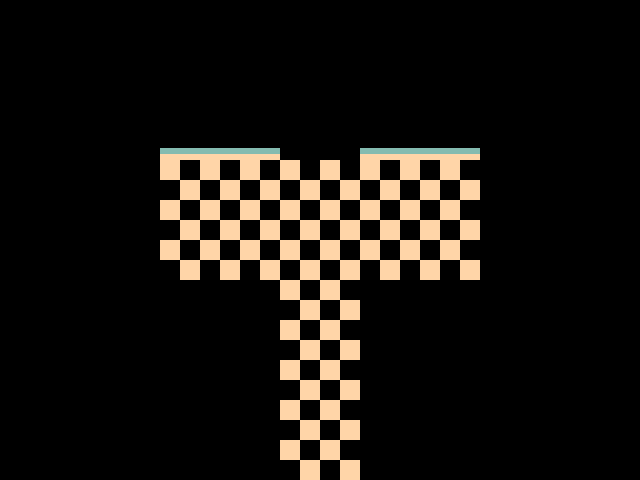

This game map was drawn from its Tiled (.tmx) file and the tilesets committed beside it. A one-line description and the full map source follow:
An orthogonal 16x12 tile map with 40x40 px tiles, 1 tile layer (floor) and 12 objects (2x greenroom_wall, greenroom_floor, transition, entry, spawn).

<map version="1.10" tiledversion="1.10.2" orientation="orthogonal" renderorder="right-down" width="16" height="12" tilewidth="40" tileheight="40" infinite="0" nextlayerid="7" nextobjectid="16">
 <editorsettings>
  <export target="data.lua" format="lua" />
 </editorsettings>
 <properties>
  <property name="border" value="green_room" />
  <property name="music" value="deltarune/greenroom_detune" />
  <property name="quietpipis" type="bool" value="true" />
 </properties>
 <tileset firstgid="1" source="../../../tilesets/ch3_dw_tvland_stage.tsx" />
 <objectgroup id="5" name="objects_floor">
  <object id="11" name="greenroom_floor" x="0" y="0" width="40" height="40" />
 </objectgroup>
 <layer id="1" name="floor" width="16" height="12">
  <data encoding="csv">
36,36,36,36,36,36,36,36,36,36,36,36,36,36,36,36,
36,36,36,36,0,0,0,36,36,0,0,0,36,36,36,36,
36,36,36,36,0,0,0,36,36,0,0,0,36,36,36,36,
36,36,36,36,259,259,259,36,36,259,259,259,36,36,36,36,
36,36,36,36,236,236,236,236,236,236,236,236,36,36,36,36,
36,36,36,36,236,236,236,236,236,236,236,236,36,36,36,36,
36,36,36,36,236,236,236,236,236,236,236,236,36,36,36,36,
36,36,36,36,36,36,36,236,236,36,36,36,36,36,36,36,
36,36,36,36,36,36,36,236,236,36,36,36,36,36,36,36,
36,36,36,36,36,36,36,236,236,36,36,36,36,36,36,36,
36,36,36,36,36,36,36,236,236,36,36,36,36,36,36,36,
36,36,36,36,36,36,36,236,236,36,36,36,36,36,36,36
</data>
 </layer>
 <objectgroup id="6" name="objects_below">
  <object id="13" name="greenroom_wall" x="160" y="40" width="120" height="120" />
  <object id="14" name="greenroom_wall" x="360" y="40" width="120" height="120" />
 </objectgroup>
 <objectgroup color="#ff00ff" id="2" name="objects_party">
  <object id="1" name="transition" x="280" y="100" width="80" height="40">
   <properties>
    <property name="exit_delay" type="float" value="0.3" />
    <property name="exit_sound" value="doorclose" />
    <property name="map" value="floortv/mike/entrance_1" />
    <property name="marker" value="entry" />
    <property name="sound" value="dooropen" />
   </properties>
  </object>
 </objectgroup>
 <objectgroup color="#0000ff" id="3" name="collision">
  <object id="2" x="160" y="120" width="120" height="40" />
  <object id="4" x="120" y="160" width="40" height="120" />
  <object id="6" x="160" y="280" width="120" height="200" />
  <object id="7" x="360" y="280" width="120" height="200" />
  <object id="8" x="480" y="160" width="40" height="120" />
  <object id="9" x="360" y="120" width="120" height="40" />
 </objectgroup>
 <objectgroup color="#aa00ff" id="4" name="markers">
  <object id="10" name="entry" x="320" y="200">
   <point />
  </object>
  <object id="15" name="spawn" x="320" y="420">
   <point />
  </object>
 </objectgroup>
</map>
